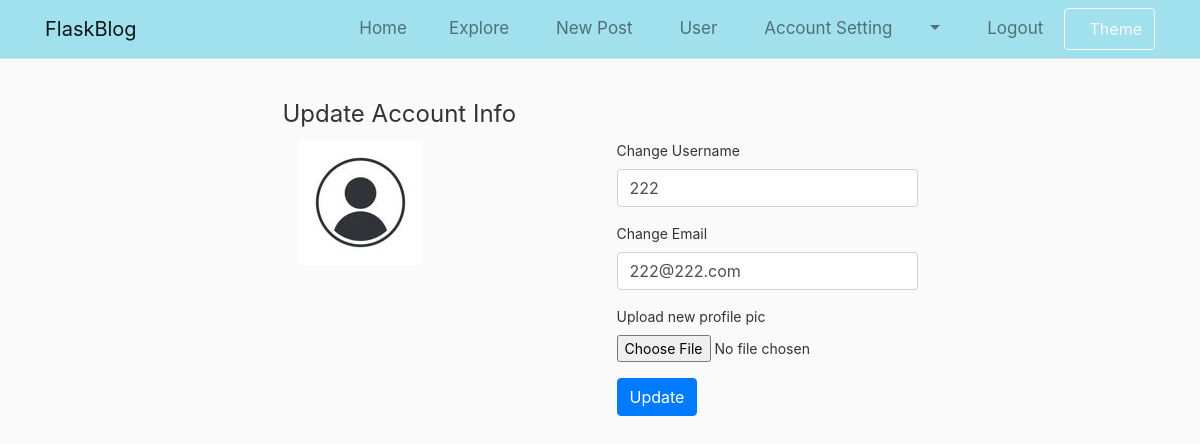
/account (signed in), run on the app's committed database.
### flaskapp/models.py (models this page shows, shortened)
class User(db.Model, UserMixin):
    __tablename__ = 'users'
    uid = db.Column(db.Integer, primary_key=True)
    username = db.Column(db.String(20), unique=True, nullable=False)
    password = db.Column(db.String(32), nullable=False)
    email = db.Column(db.String(120), unique=True, nullable=False)
    image_file = db.Column(db.String(20), nullable=False,
                           default='default.jpg')
    posts = db.relationship('Post', backref='author', lazy=True)
    comments = db.relationship('Comment', backref='author', lazy=True)
    follows = db.relationship(
        'User', secondary=followers,
        primaryjoin=(followers.c.user_id == uid),
        secondaryjoin=(followers.c.follows_id == uid),
        backref=db.backref('followers', lazy='dynamic'), lazy='dynamic')
    notifs = db.relationship('Notif', backref='notif_for', lazy=True)
    notif_count = db.Column(db.Integer, default=0)
    def get_old_notifs(self):
        limit = len(self.notifs) - self.notif_count
        self.notif_count = len(self.notifs)
        db.session.commit()
        if limit == 0:
            notifs = self.notifs[-4:]
        else:
            notifs = self.notifs[-4:-limit]
        notifs.reverse()
        return notifs
    def new_notif(self):
        return len(self.notifs) > self.notif_count

### flaskapp/routes.py (the view, shortened to what this page needs)
@app.route("/account", methods=['GET', 'POST'])
@login_required
def account():
    form = AccountUpdateForm()
    if request.method == 'GET':
        form.username.data = current_user.username
        form.email.data = current_user.email
    return render_template("account.html",
                           title='Account',
                           form=form,
                           image_url=current_user.image_file,
                           get_file_url=get_file_url)

### flaskapp/forms.py (shortened to what this page needs)
class AccountUpdateForm(FlaskForm):
    username = StringField(label='Change Username', validators=[
        DataRequired(),
        Length(min=2, max=20)
    ])
    email = StringField(label='Change Email', validators=[
        DataRequired(),
        Email()
    ])
    picture = FileField(label='Upload new profile pic', validators=[
        FileAllowed(('jpg', 'png'))
    ])
    submit = SubmitField(label='Update')

### flaskapp/helpers.py (called while the page is built)
def get_file_url(f_path):
    return f'/static/{f_path}'

### flaskapp/models.py (called while the page is built)
@login_manager.user_loader
def load_user(user_id):
    return User.query.get(int(user_id))

### flaskapp/templates/account.html (shortened to what this page needs)
{% extends "layout.html" %}
{% block content %}
    <div>
        <form method="POST" action="" enctype="multipart/form-data">
            <fieldset>
                <legend>Update Account Info</legend>
                <div class="float-left col-md-1">
                    <img  class="rounded" src="{{ get_file_url('profile_pics/' + current_user.image_file) }}" alt="Profile Picture">
                </div>
                <div class="float-right">
                    <div class="form-group" >
                        {{ form.username.label() }}
                        {{ form.username(class="form-control", placeholder="Username") }}
                    </div>
                    <div class="form-group">
                        {{ form.email.label() }}
                        {{ form.email(class="form-control", placeholder="Email") }}
                    </div>
                    <div class="form-group">
                        {{ form.picture.label() }}
                        {{ form.picture(class="form-control-file") }}
                    </div>
                    <div>
                        {{ form.submit(class="btn btn-primary") }}
                    </div>
                </div>
            </fieldset>
        </form>
    </div>
{% endblock %}

### flaskapp/static/css/main.css (style rules this page uses)
body { background: rgba(var(--b3f,250,250,250), 1); color: #333333; font-size: 14px; }

### data on the page
User: image_file (placeholder picture), username "222", email "222@222.com"
